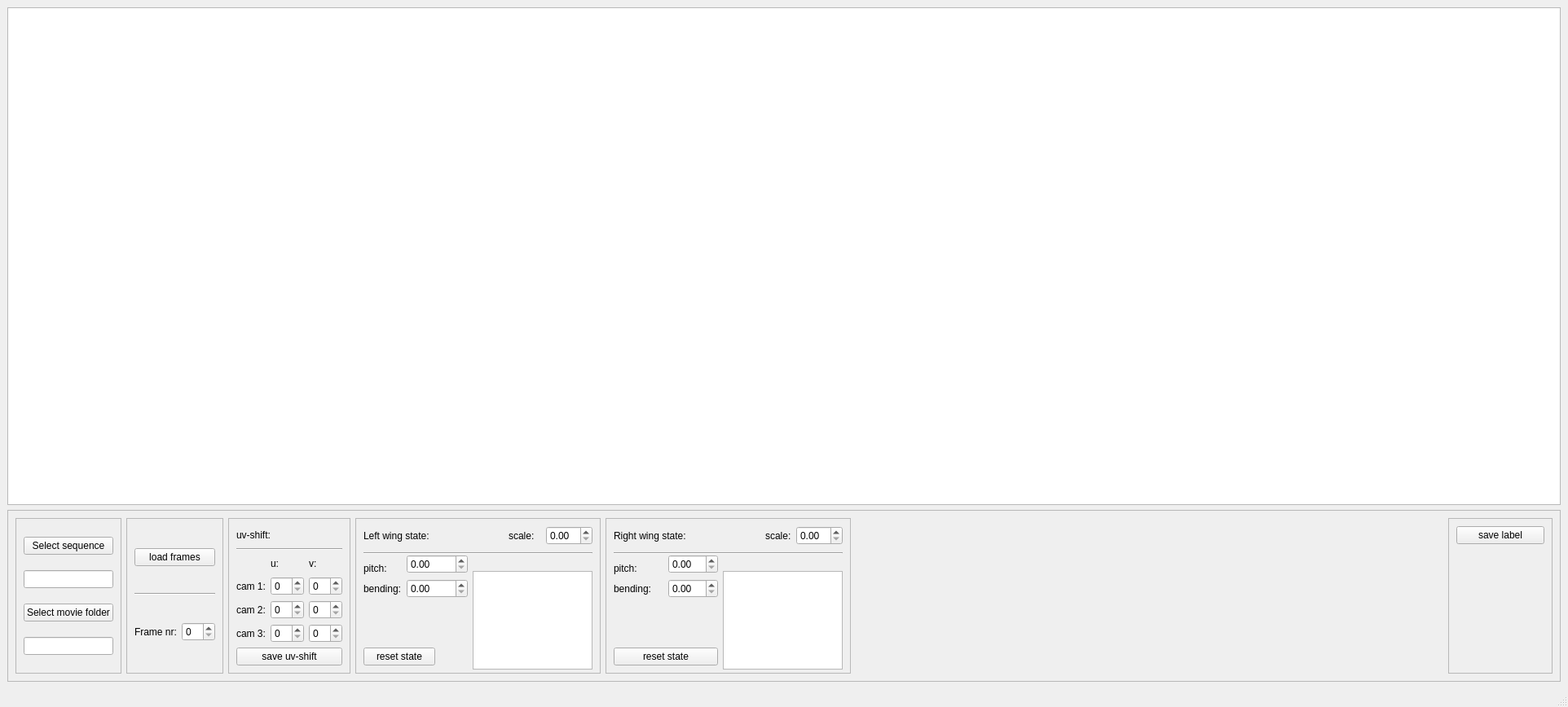
<?xml version="1.0" encoding="UTF-8"?>
<ui version="4.0">
 <class>MainWindow</class>
 <widget class="QMainWindow" name="MainWindow">
  <property name="geometry">
   <rect>
    <x>0</x>
    <y>0</y>
    <width>1924</width>
    <height>868</height>
   </rect>
  </property>
  <property name="windowTitle">
   <string>FlyMatch</string>
  </property>
  <widget class="QWidget" name="centralwidget">
   <layout class="QVBoxLayout" name="verticalLayout_2">
    <item>
     <widget class="ModelViewer" name="frame_viewer">
      <property name="minimumSize">
       <size>
        <width>1341</width>
        <height>611</height>
       </size>
      </property>
     </widget>
    </item>
    <item>
     <widget class="QFrame" name="frame">
      <property name="maximumSize">
       <size>
        <width>16777215</width>
        <height>211</height>
       </size>
      </property>
      <property name="frameShape">
       <enum>QFrame::StyledPanel</enum>
      </property>
      <property name="frameShadow">
       <enum>QFrame::Raised</enum>
      </property>
      <layout class="QHBoxLayout" name="horizontalLayout">
       <item>
        <widget class="QFrame" name="frame_2">
         <property name="maximumSize">
          <size>
           <width>241</width>
           <height>16777215</height>
          </size>
         </property>
         <property name="frameShape">
          <enum>QFrame::StyledPanel</enum>
         </property>
         <property name="frameShadow">
          <enum>QFrame::Raised</enum>
         </property>
         <layout class="QVBoxLayout" name="verticalLayout">
          <item>
           <widget class="QPushButton" name="seq_select_btn">
            <property name="text">
             <string>Select sequence</string>
            </property>
           </widget>
          </item>
          <item>
           <widget class="QLineEdit" name="seq_disp"/>
          </item>
          <item>
           <widget class="QPushButton" name="mov_select_btn">
            <property name="text">
             <string>Select movie folder</string>
            </property>
           </widget>
          </item>
          <item>
           <widget class="QLineEdit" name="mov_disp"/>
          </item>
         </layout>
        </widget>
       </item>
       <item>
        <widget class="QFrame" name="frame_3">
         <property name="frameShape">
          <enum>QFrame::StyledPanel</enum>
         </property>
         <property name="frameShadow">
          <enum>QFrame::Raised</enum>
         </property>
         <layout class="QGridLayout" name="gridLayout">
          <item row="2" column="1">
           <widget class="QSpinBox" name="frame_spin"/>
          </item>
          <item row="1" column="0" colspan="2">
           <widget class="Line" name="line_3">
            <property name="orientation">
             <enum>Qt::Horizontal</enum>
            </property>
           </widget>
          </item>
          <item row="2" column="0">
           <widget class="QLabel" name="label">
            <property name="text">
             <string>Frame nr:</string>
            </property>
           </widget>
          </item>
          <item row="0" column="0" colspan="2">
           <widget class="QPushButton" name="load_frames_btn">
            <property name="text">
             <string>load frames</string>
            </property>
           </widget>
          </item>
         </layout>
        </widget>
       </item>
       <item>
        <widget class="QFrame" name="frame_7">
         <property name="maximumSize">
          <size>
           <width>171</width>
           <height>191</height>
          </size>
         </property>
         <property name="frameShape">
          <enum>QFrame::StyledPanel</enum>
         </property>
         <property name="frameShadow">
          <enum>QFrame::Raised</enum>
         </property>
         <layout class="QGridLayout" name="gridLayout_4">
          <item row="0" column="0" colspan="2">
           <widget class="QLabel" name="label_27">
            <property name="text">
             <string>uv-shift:</string>
            </property>
           </widget>
          </item>
          <item row="1" column="0" colspan="3">
           <widget class="Line" name="line_5">
            <property name="orientation">
             <enum>Qt::Horizontal</enum>
            </property>
           </widget>
          </item>
          <item row="2" column="1">
           <widget class="QLabel" name="label_29">
            <property name="text">
             <string>u:</string>
            </property>
           </widget>
          </item>
          <item row="2" column="2">
           <widget class="QLabel" name="label_32">
            <property name="text">
             <string>v:</string>
            </property>
           </widget>
          </item>
          <item row="3" column="0">
           <widget class="QLabel" name="label_28">
            <property name="text">
             <string>cam 1:</string>
            </property>
           </widget>
          </item>
          <item row="3" column="1">
           <widget class="QSpinBox" name="u_cam1_spin"/>
          </item>
          <item row="3" column="2">
           <widget class="QSpinBox" name="v_cam1_spin"/>
          </item>
          <item row="4" column="0">
           <widget class="QLabel" name="label_30">
            <property name="text">
             <string>cam 2:</string>
            </property>
           </widget>
          </item>
          <item row="4" column="1">
           <widget class="QSpinBox" name="u_cam2_spin"/>
          </item>
          <item row="4" column="2">
           <widget class="QSpinBox" name="v_cam2_spin"/>
          </item>
          <item row="5" column="0">
           <widget class="QLabel" name="label_31">
            <property name="text">
             <string>cam 3:</string>
            </property>
           </widget>
          </item>
          <item row="5" column="1">
           <widget class="QSpinBox" name="u_cam3_spin"/>
          </item>
          <item row="5" column="2">
           <widget class="QSpinBox" name="v_cam3_spin"/>
          </item>
          <item row="6" column="0" colspan="3">
           <widget class="QPushButton" name="save_uv_shift_btn">
            <property name="text">
             <string>save uv-shift</string>
            </property>
           </widget>
          </item>
         </layout>
        </widget>
       </item>
       <item>
        <widget class="QFrame" name="frame_4">
         <property name="minimumSize">
          <size>
           <width>301</width>
           <height>191</height>
          </size>
         </property>
         <property name="maximumSize">
          <size>
           <width>301</width>
           <height>191</height>
          </size>
         </property>
         <property name="frameShape">
          <enum>QFrame::StyledPanel</enum>
         </property>
         <property name="frameShadow">
          <enum>QFrame::Raised</enum>
         </property>
         <layout class="QGridLayout" name="gridLayout_5">
          <item row="0" column="0" colspan="2">
           <widget class="QLabel" name="label_2">
            <property name="text">
             <string>Left wing state:</string>
            </property>
           </widget>
          </item>
          <item row="0" column="2" colspan="2">
           <spacer name="horizontalSpacer_2">
            <property name="orientation">
             <enum>Qt::Horizontal</enum>
            </property>
            <property name="sizeHint" stdset="0">
             <size>
              <width>49</width>
              <height>23</height>
             </size>
            </property>
           </spacer>
          </item>
          <item row="0" column="4">
           <widget class="QLabel" name="label_3">
            <property name="text">
             <string>scale:</string>
            </property>
           </widget>
          </item>
          <item row="0" column="5">
           <widget class="QDoubleSpinBox" name="L_scale_spin"/>
          </item>
          <item row="1" column="0" rowspan="2" colspan="6">
           <widget class="Line" name="line">
            <property name="orientation">
             <enum>Qt::Horizontal</enum>
            </property>
           </widget>
          </item>
          <item row="2" column="1" rowspan="3" colspan="2">
           <widget class="QDoubleSpinBox" name="ry_L_spin"/>
          </item>
          <item row="3" column="0" rowspan="2">
           <widget class="QLabel" name="label_5">
            <property name="text">
             <string>pitch:</string>
            </property>
           </widget>
          </item>
          <item row="4" column="3" rowspan="4" colspan="3">
           <widget class="QTableWidget" name="state_L_table">
            <property name="minimumSize">
             <size>
              <width>141</width>
              <height>121</height>
             </size>
            </property>
           </widget>
          </item>
          <item row="5" column="0">
           <widget class="QLabel" name="label_14">
            <property name="text">
             <string>bending:</string>
            </property>
           </widget>
          </item>
          <item row="5" column="1" colspan="2">
           <widget class="QDoubleSpinBox" name="b1_L_spin"/>
          </item>
          <item row="6" column="0" colspan="3">
           <spacer name="verticalSpacer_2">
            <property name="orientation">
             <enum>Qt::Vertical</enum>
            </property>
            <property name="sizeHint" stdset="0">
             <size>
              <width>128</width>
              <height>33</height>
             </size>
            </property>
           </spacer>
          </item>
          <item row="7" column="0" colspan="2">
           <widget class="QPushButton" name="reset_L_btn">
            <property name="text">
             <string>reset state</string>
            </property>
           </widget>
          </item>
         </layout>
        </widget>
       </item>
       <item>
        <widget class="QFrame" name="frame_5">
         <property name="minimumSize">
          <size>
           <width>301</width>
           <height>191</height>
          </size>
         </property>
         <property name="maximumSize">
          <size>
           <width>301</width>
           <height>191</height>
          </size>
         </property>
         <property name="frameShape">
          <enum>QFrame::StyledPanel</enum>
         </property>
         <property name="frameShadow">
          <enum>QFrame::Raised</enum>
         </property>
         <layout class="QGridLayout" name="gridLayout_2">
          <item row="0" column="0" colspan="2">
           <widget class="QLabel" name="label_23">
            <property name="text">
             <string>Right wing state:</string>
            </property>
           </widget>
          </item>
          <item row="0" column="2">
           <spacer name="horizontalSpacer_3">
            <property name="orientation">
             <enum>Qt::Horizontal</enum>
            </property>
            <property name="sizeHint" stdset="0">
             <size>
              <width>49</width>
              <height>23</height>
             </size>
            </property>
           </spacer>
          </item>
          <item row="0" column="3">
           <widget class="QLabel" name="label_7">
            <property name="text">
             <string>scale:</string>
            </property>
           </widget>
          </item>
          <item row="0" column="4">
           <widget class="QDoubleSpinBox" name="R_scale_spin"/>
          </item>
          <item row="1" column="0" rowspan="2" colspan="5">
           <widget class="Line" name="line_2">
            <property name="orientation">
             <enum>Qt::Horizontal</enum>
            </property>
           </widget>
          </item>
          <item row="2" column="1" rowspan="3">
           <widget class="QDoubleSpinBox" name="ry_R_spin"/>
          </item>
          <item row="3" column="0" rowspan="2">
           <widget class="QLabel" name="label_9">
            <property name="text">
             <string>pitch:</string>
            </property>
           </widget>
          </item>
          <item row="4" column="2" rowspan="4" colspan="3">
           <widget class="QTableWidget" name="state_R_table">
            <property name="minimumSize">
             <size>
              <width>141</width>
              <height>121</height>
             </size>
            </property>
           </widget>
          </item>
          <item row="5" column="0">
           <widget class="QLabel" name="label_11">
            <property name="text">
             <string>bending:</string>
            </property>
           </widget>
          </item>
          <item row="5" column="1">
           <widget class="QDoubleSpinBox" name="b1_R_spin"/>
          </item>
          <item row="6" column="0" colspan="2">
           <spacer name="verticalSpacer">
            <property name="orientation">
             <enum>Qt::Vertical</enum>
            </property>
            <property name="sizeHint" stdset="0">
             <size>
              <width>128</width>
              <height>33</height>
             </size>
            </property>
           </spacer>
          </item>
          <item row="7" column="0" colspan="2">
           <widget class="QPushButton" name="reset_R_btn">
            <property name="text">
             <string>reset state</string>
            </property>
           </widget>
          </item>
         </layout>
        </widget>
       </item>
       <item>
        <spacer name="horizontalSpacer">
         <property name="orientation">
          <enum>Qt::Horizontal</enum>
         </property>
         <property name="sizeHint" stdset="0">
          <size>
           <width>1459</width>
           <height>188</height>
          </size>
         </property>
        </spacer>
       </item>
       <item>
        <widget class="QFrame" name="frame_6">
         <property name="frameShape">
          <enum>QFrame::StyledPanel</enum>
         </property>
         <property name="frameShadow">
          <enum>QFrame::Raised</enum>
         </property>
         <layout class="QGridLayout" name="gridLayout_3">
          <item row="0" column="0">
           <widget class="QPushButton" name="save_lbl_btn">
            <property name="text">
             <string>save label</string>
            </property>
           </widget>
          </item>
          <item row="1" column="0">
           <spacer name="verticalSpacer_3">
            <property name="orientation">
             <enum>Qt::Vertical</enum>
            </property>
            <property name="sizeHint" stdset="0">
             <size>
              <width>108</width>
              <height>137</height>
             </size>
            </property>
           </spacer>
          </item>
         </layout>
        </widget>
       </item>
      </layout>
     </widget>
    </item>
   </layout>
  </widget>
  <widget class="QStatusBar" name="statusbar"/>
 </widget>
 <customwidgets>
  <customwidget>
   <class>ModelViewer</class>
   <extends>QGraphicsView</extends>
   <header>ModelViewer.h</header>
  </customwidget>
 </customwidgets>
 <resources/>
 <connections/>
</ui>
